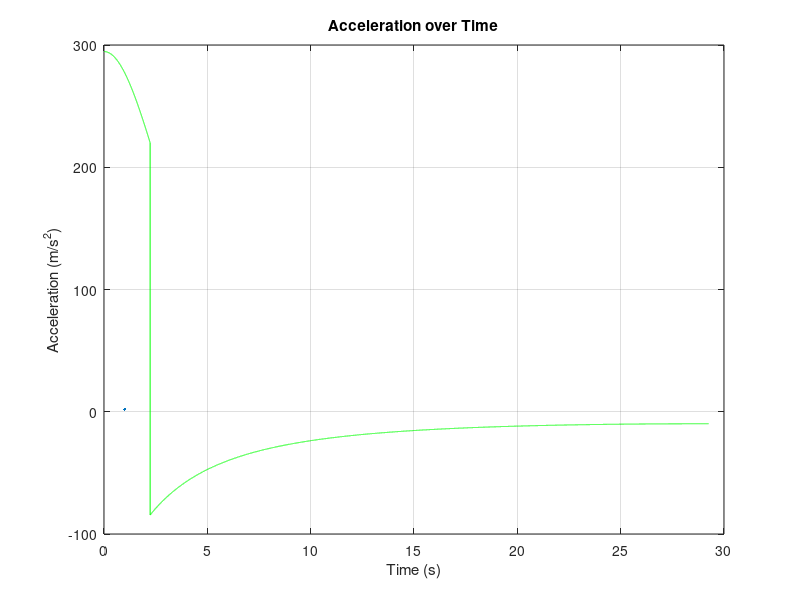
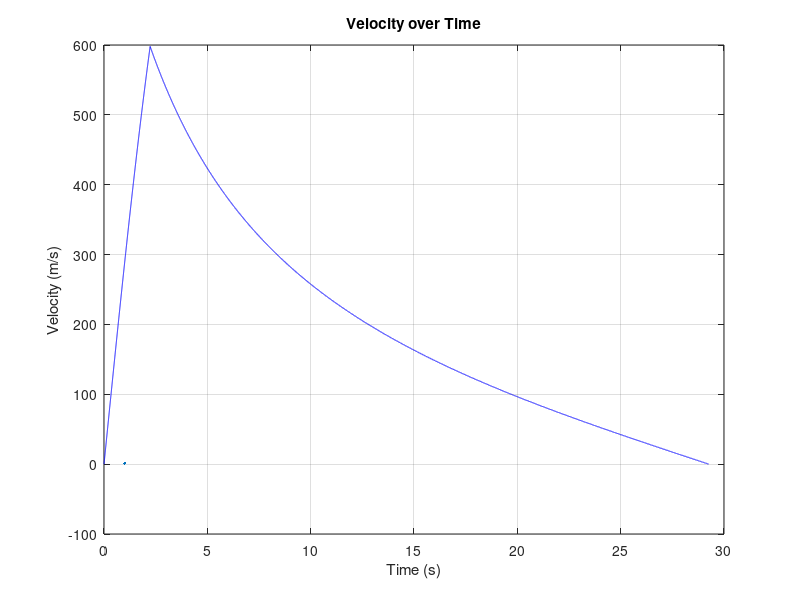
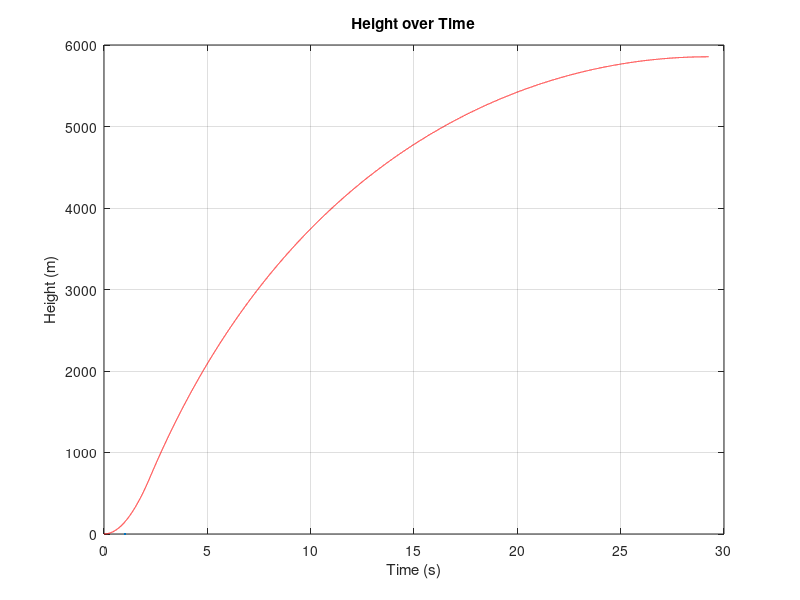

The MATLAB script that drew these images, in order:
clear, clc, close all
format shortE
%% Inputs - Stage 1
T               = 1939.3;           %Thrust in Newtons
m               = 6.369;            %mass in kg
g               = 9.81;             %grav accel in m/s^2
t_burn          = 2.232;            %burn time in seconds
dt              = 0.001;            %change in time, gives exactly 2232 steps
n_burn          = round(t_burn / dt);   %steps in the burn
v_handcalc      = 657.728;          %hand-calculated velocity, m/s
h_handcalc      = 734.024;          %hand-calculated height, m
%% Inputs - Stage 2
d               = 0.079248;         %diameter of reference area S; in m
Cd              = 0.44;             %assumed constant drag coefficient
rho             = 1.225;            % density of air, kg/m^3
S               = (pi*(d^2))/4;      %reference area, in m^2
kd              = 0.5*rho*S*Cd;      %quadratic drag coefficient
D_upper         = kd*(v_handcalc^2); %Upperbound Drag force, uses no-drag burnout v; in N
t_max           = 100;               %generous on time to apogee; in seconds
N               =round(t_max / dt) +1; %Steps in the entire sim
a               = zeros(1,N);      % acceleration array, replaces stage 1 accel
%creating arrays
v = zeros(1, N);
h = zeros(1, N);
t = (0:N-1)*dt; %time array in seconds
%% for loop using Euler Method
for i=(2:N)
    if i-1 <= n_burn
        Thr = T;
    else, Thr = 0;
    end
    a(i-1) = (Thr - m*g - kd*v(i-1)*abs(v(i-1)))/m;
    v(i) = v(i-1) + a(i-1) * dt;
    h(i) = h(i-1) + v(i-1) * dt;
    if v(i) < 0, break, end
end
v = v(1:i);
t = t(1:i);
h = h(1:i);
a = a(1:i-1);

D = kd*v.*abs(v);[h_apo, idx] = max(h);

fprintf('Burnout velocity is %.4f m/s at an altitude of %.4f m\n', v(n_burn+1), h(n_burn+1))
if i == N
    fprintf('Reached %.4f before apogee; increase t_max\n', t_max);
else
    fprintf(['Apogee: %.4f m | %.4f ft\n' ...
        'Time to Apogee: %.4f s\n' ...
        'Peak Drag: D = %.4f N | Upper Bound: %.4f N\n'], h_apo, h_apo/0.3048, t(idx),max(D), D_upper)
end

%% creating figures
set(0, 'DefaultFigureVisible', 'on'); % TURNS OFF/ON figures while coding
%acceleration over time
figure
plot(t(1:i-1), a, 'g', Linewidth = 2);
ylabel('Acceleration (m/s^2)')
xlabel('Time (s)')
title('Acceleration over Time')
grid on
%velocity over time
figure
plot(t,v,'b',Linewidth=1)
ylabel ('Velocity (m/s)')
xlabel ('Time (s)')
title ('Velocity over Time')
grid on
%Height over Time
figure
plot(t,h,'r',Linewidth=1)
ylabel ('Height (m)')
xlabel ('Time (s)')
title ('Height over Time')
grid on
